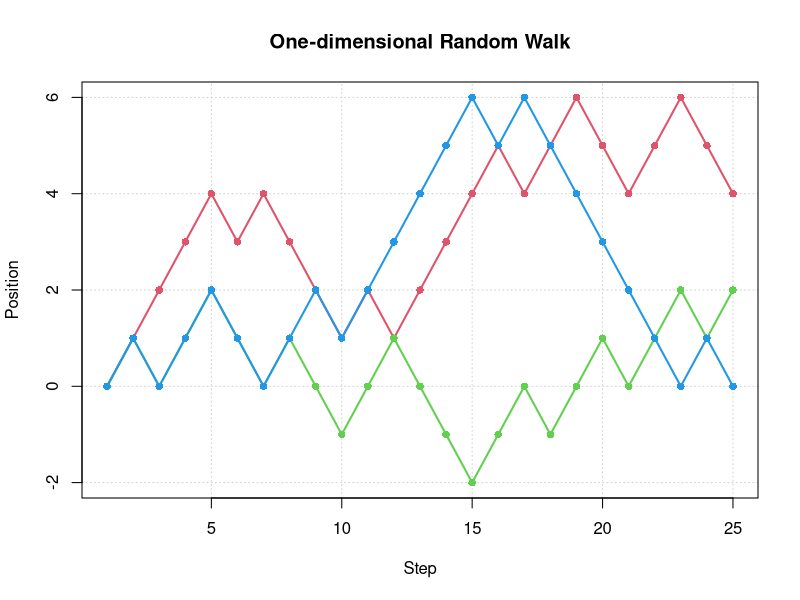

R code for this plot:
#specifying parameters
p <- 0.6
nsteps <- 25
ntraj <- 3

#specifying seed
set.seed(45568223)

#defining walk as matrix
walk <- matrix(NA, nrow=nsteps, ncol=ntraj)

#simulating trajectories
for (j in 1:ntraj) {
  walk[1,j] <- 0
  for (i in 2:nsteps) {
    walk[i,j] <- ifelse(runif(1)<p, walk[i-1,j]+1, walk[i-1,j]-1)
  }
}

#plotting trajectories
matplot(walk, type="l", main="One-dimensional Random Walk", lty=1, lwd=2, col=2:4,
        ylim=c(range(walk)), xlab="Step", ylab="Position", panel.first=grid())

points(1:nsteps, walk[,1], pch=16, col=2)
points(1:nsteps, walk[,2], pch=16, col=3)
points(1:nsteps, walk[,3], pch=16, col=4)
